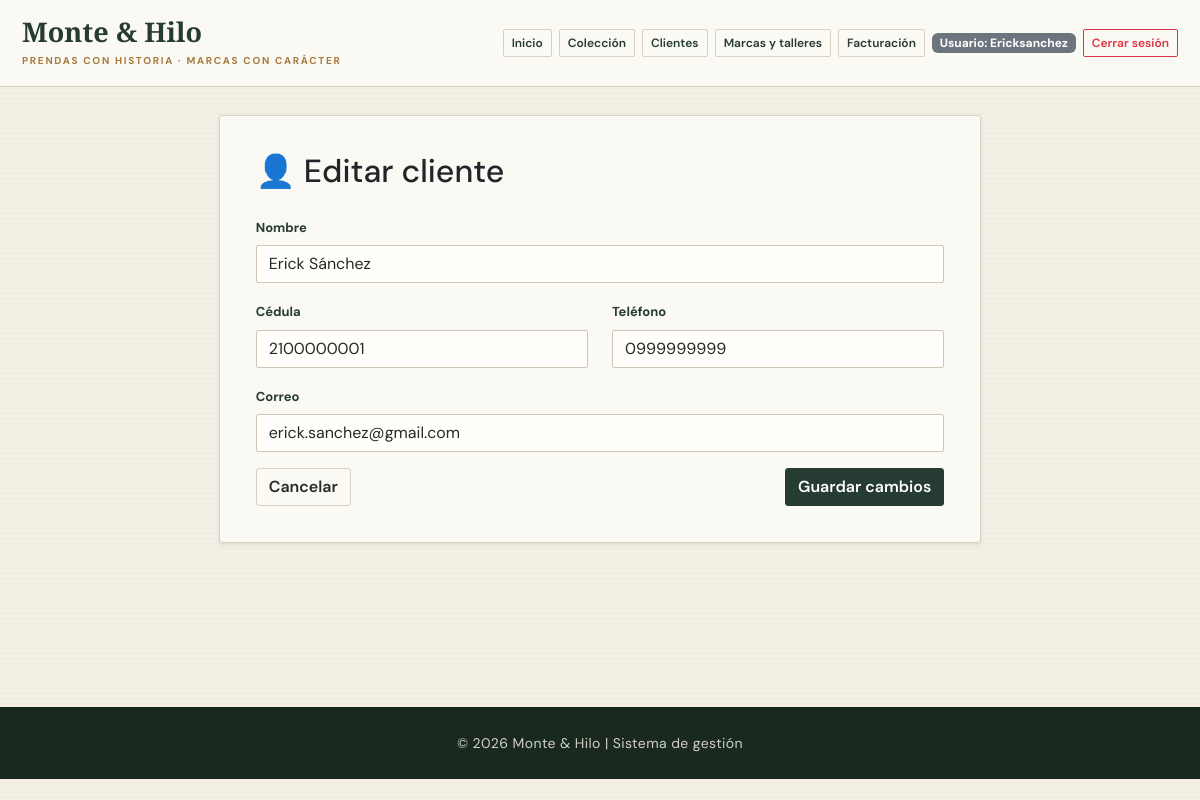
The page /clientes/editar/1 (signed in) on the database its author committed.
### tables this page shows
CREATE TABLE usuarios (
            id INTEGER PRIMARY KEY AUTOINCREMENT,
            usuario TEXT NOT NULL UNIQUE,
            password TEXT NOT NULL
        );

CREATE TABLE clientes (
            id_cliente INTEGER PRIMARY KEY AUTOINCREMENT,
            nombre TEXT NOT NULL,
            cedula TEXT NOT NULL UNIQUE,
            telefono TEXT,
            correo TEXT
        );

### app.py (the view, shortened to what this page needs)
@app.route("/clientes/editar/<int:client_id>", methods=["GET", "POST"])
@login_required
def editar_cliente(client_id):
    client = get_client_by_id(client_id)
    if not client:
        flash("Cliente no encontrado.", "danger")
        return redirect(url_for("clientes"))
    form = ClienteForm()
    if request.method == "GET":
        form.nombre.data = client["nombre"]
        form.cedula.data = client["cedula"]
        form.telefono.data = client["telefono"]
        form.correo.data = client["correo"]
    return render_template("formulario_cliente.html", form=form, nombre_sistema=NOMBRE_SISTEMA, editar=True)

### forms/cliente_form.py
class ClienteForm(FlaskForm):
    nombre = StringField(
        "Nombre",
        validators=[DataRequired(message="El nombre es obligatorio."), Length(min=3, max=100, message="El nombre debe tener entre 3 y 100 caracteres.")],
    )
    cedula = StringField(
        "Cédula",
        validators=[DataRequired(message="La cédula es obligatoria."), Length(min=10, max=10, message="La cédula debe tener 10 dígitos.")],
    )
    telefono = StringField(
        "Teléfono",
        validators=[DataRequired(message="El teléfono es obligatorio."), Length(min=10, max=10, message="El teléfono debe tener 10 dígitos.")],
    )
    correo = StringField(
        "Correo",
        validators=[DataRequired(message="El correo es obligatorio."), Email(message="Ingrese un correo válido.")],
    )

### app.py (called while the page is built)
@login_manager.user_loader
def load_user(user_id):
    user_data = get_user_by_id(user_id)
    if user_data:
        return Usuario(user_data["id"], user_data["usuario"], user_data["password"])
    return None

### conexion/conexion.py (called while the page is built)
def _database_engine():
    configured_engine = os.getenv("DB_ENGINE")
    if configured_engine:
        return configured_engine.lower()
    return "postgresql" if os.getenv("DATABASE_URL") else "sqlite"

def _parameterized_sql(query, params):
    engine = _database_engine()
    if engine in {"sqlite", "sqlite3"}:
        sqlite_params = tuple(float(param) if isinstance(param, Decimal) else param for param in params)
        return query.replace("%s", "?"), sqlite_params
    return query, tuple(params)

def _sqlite_connection():
    DATABASE_PATH.parent.mkdir(exist_ok=True)
    conn = sqlite3.connect(DATABASE_PATH)
    conn.row_factory = sqlite3.Row
    conn.execute("PRAGMA foreign_keys = ON")
    return conn

def get_db_connection():
    engine = _database_engine()
    if engine in {"sqlite", "sqlite3"}:
        return _sqlite_connection()
    if engine in {"postgres", "postgresql"}:
        return _postgres_connection()
    raise RuntimeError(f"Motor de base de datos no compatible: {engine}")

def get_user_by_id(user_id):
    conn = get_db_connection()
    try:
        cursor = conn.cursor()
        query = "SELECT id, usuario, password FROM usuarios WHERE id = %s"
        cursor.execute(*_parameterized_sql(query, (user_id,)))
        row = cursor.fetchone()
        if row is None:
            return None
        if hasattr(row, "keys"):
            return dict(row)
        return {"id": row[0], "usuario": row[1], "password": row[2]}
    finally:
        conn.close()

### templates/formulario_cliente.html (shortened to what this page needs)
{% extends "base.html" %}
{% block content %}
<div class="row justify-content-center">
    <div class="col-lg-8">
        <div class="card shadow-sm informacion">
            <div class="card-body">
                <h2 class="mb-4">👤 {% if editar %}Editar cliente{% else %}Registrar cliente{% endif %}</h2>
                <form method="POST" novalidate>
                    <div class="mb-3">
                        {{ form.nombre.label(class="form-label") }}
                        {{ form.nombre(class="form-control" + (" is-invalid" if form.nombre.errors else ""), placeholder="Nombres y apellidos") }}
                    </div>
                    <div class="row">
                        <div class="col-md-6">
                            <div class="mb-3">
                                {{ form.cedula.label(class="form-label") }}
                                {{ form.cedula(class="form-control" + (" is-invalid" if form.cedula.errors else ""), placeholder="10 dígitos") }}
                            </div>
                        </div>
                        <div class="col-md-6">
                            <div class="mb-3">
                                {{ form.telefono.label(class="form-label") }}
                                {{ form.telefono(class="form-control" + (" is-invalid" if form.telefono.errors else ""), placeholder="0999999999") }}
                            </div>
                        </div>
                    </div>
                    <div class="mb-3">
                        {{ form.correo.label(class="form-label") }}
                        {{ form.correo(class="form-control" + (" is-invalid" if form.correo.errors else ""), placeholder="correo@ejemplo.com") }}
                    </div>
                    <div class="d-flex justify-content-between align-items-center">
                        <a href="{{ url_for('clientes') }}" class="btn btn-outline-secondary">Cancelar</a>
                        <button type="submit" class="btn btn-primary">{% if editar %}Guardar cambios{% else %}Guardar cliente{% endif %}</button>
                    </div>
                </form>
            </div>
        </div>
    </div>
</div>
{% endblock %}

### templates/components/navbar.html
<header class="header-principal py-3 bg-light">
	<div class="container">
		<div class="d-flex justify-content-between align-items-center flex-wrap gap-3">
			<div>
				<h1 class="h4 mb-0 brand-mark">{{ nombre_sistema }}</h1>
				<small class="brand-caption">PRENDAS CON HISTORIA · MARCAS CON CARÁCTER</small>
			</div>
			<nav class="d-flex flex-wrap gap-2 align-items-center">
				<a class="btn btn-outline-primary btn-sm" href="{{ url_for('index') }}">Inicio</a>
				{% if current_user.is_authenticated %}
				<a class="btn btn-outline-primary btn-sm" href="{{ url_for('productos') }}">Colección</a>
				<a class="btn btn-outline-primary btn-sm" href="{{ url_for('clientes') }}">Clientes</a>
				<a class="btn btn-outline-primary btn-sm" href="{{ url_for('proveedores') }}">Marcas y talleres</a>
				<a class="btn btn-outline-primary btn-sm" href="{{ url_for('facturacion') }}">Facturación</a>
				<span class="badge text-bg-secondary">Usuario: {{ current_user.usuario }}</span>
				<a class="btn btn-outline-danger btn-sm" href="{{ url_for('logout') }}">Cerrar sesión</a>
				{% else %}
				<a class="btn btn-outline-success btn-sm" href="{{ url_for('login') }}">Iniciar sesión</a>
				<a class="btn btn-outline-secondary btn-sm" href="{{ url_for('registro') }}">Registrarse</a>
				{% endif %}
			</nav>
		</div>
	</div>
</header>

### static/css/style.css (style rules this page uses)
:root { --paper: #f3efe5; --paper-light: #fbf9f4; --ink: #252b24; --forest: #263b31; --forest-deep: #192920; --oxblood: #713a34; --brass: #a77a3d; --line: #d9d1c1; --muted: #77786d; --serif: "Playfair Display", Georgia, serif; --sans: "DM Sans", sans-serif; }
* { box-sizing: border-box; }
body { margin: 0; color: var(--ink); background-color: var(--paper); background-image: repeating-linear-gradient(0deg, rgba(70, 58, 39, .018) 0, rgba(70, 58, 39, .018) 1px, transparent 1px, transparent 5px); font-family: var(--sans); }
a { color: var(--forest); }
.header-principal { position: relative; z-index: 2; padding: 18px 0 !important; background: var(--paper-light) !important; border-bottom: 1px solid var(--line); }
.brand-mark { color: var(--forest) !important; font: 600 27px/1.05 var(--serif); }
.brand-caption, .eyebrow { display: block; margin: 7px 0 0; color: var(--brass); font-size: 10px; font-weight: 700; letter-spacing: 1.7px; }
.header-principal nav { gap: 7px !important; }
.header-principal .btn { border-radius: 2px; font-size: 12px; }
.header-principal .btn-outline-primary { color: var(--forest); border-color: var(--line); }
.container { max-width: 1180px; }
.btn { border-radius: 3px; font-weight: 600; }
.btn-primary, .btn-success { color: #fff; background: var(--forest); border-color: var(--forest); }
.btn-outline-secondary { color: var(--ink); border-color: var(--line); }
.informacion, .card { background-color: var(--paper-light); border: 1px solid var(--line); border-radius: 3px; box-shadow: 0 5px 18px rgba(45, 39, 27, .055); }
.informacion { padding: 20px; }
.form-label { color: var(--forest); font-size: 13px; font-weight: 700; }
.form-control, .form-select { border-color: #cfc6b5; border-radius: 2px; background-color: #fffefa; color: var(--ink); }

### rows shown on the page
usuarios: usuario "Ericksanchez"
clientes: nombre "Erick Sánchez", cedula "2100000001", telefono "0999999999", correo "erick.sanchez@gmail.com"

### other values the page prints
{{ nombre_sistema }} "Monte & Hilo"
